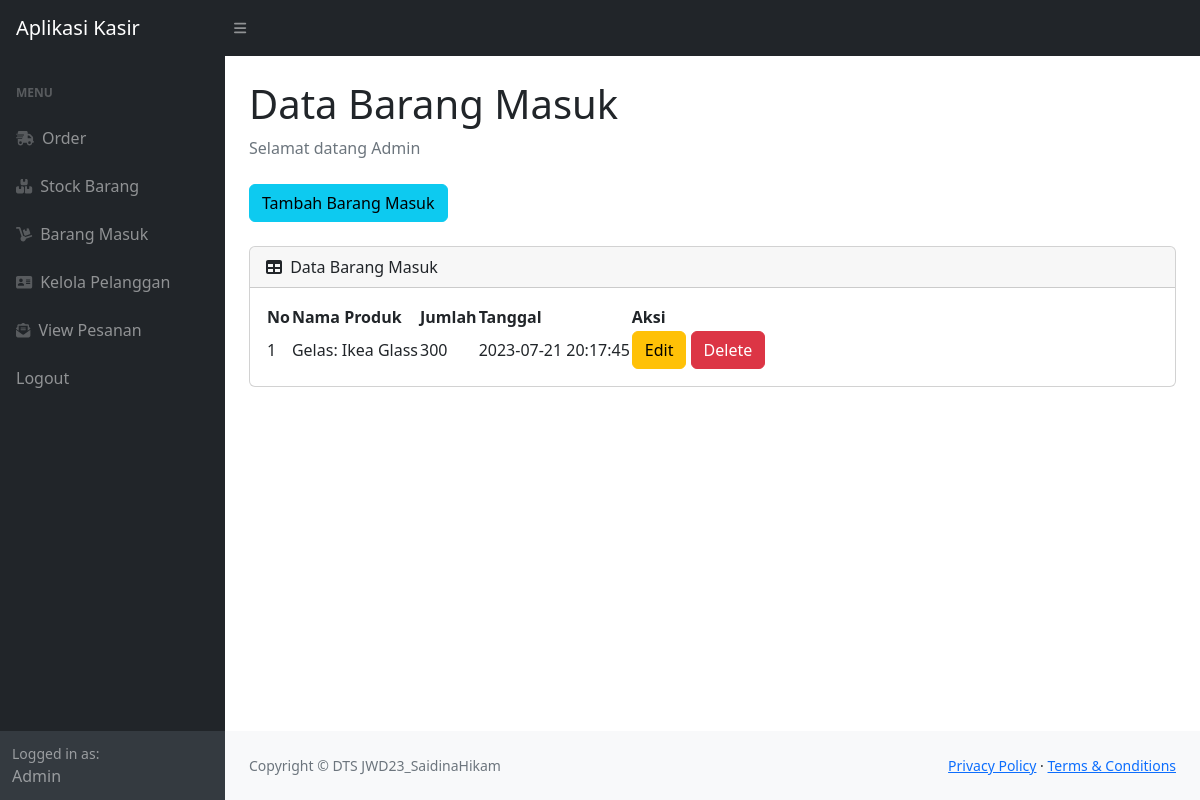
Page /masuk.php (signed in) on the committed database.
### tables this page shows
CREATE TABLE `masuk` (
  `idmasuk` int(11) NOT NULL,
  `idproduk` int(11) NOT NULL,
  `qty` int(11) NOT NULL,
  `tanggalmasuk` timestamp NOT NULL DEFAULT current_timestamp()
);

CREATE TABLE `produk` (
  `idproduk` int(11) NOT NULL,
  `namaproduk` varchar(20) NOT NULL,
  `deskripsi` varchar(30) NOT NULL,
  `harga` int(11) NOT NULL,
  `stock` int(11) NOT NULL
);

### masuk.php (the view, shortened to what this page needs)
<?php
require 'ceklogin.php';
?>
<!DOCTYPE html>
<html lang="en">
    <head>
        <link href="https://cdn.jsdelivr.net/npm/simple-datatables@7.1.2/dist/style.min.css" rel="stylesheet" />
        <link href="css/styles.css" rel="stylesheet" />
    </head>
    <body class="sb-nav-fixed">
        <nav class="sb-topnav navbar navbar-expand navbar-dark bg-dark">
            <a class="navbar-brand ps-3" href="index.php">Aplikasi Kasir</a>
            <button class="btn btn-link btn-sm order-1 order-lg-0 me-4 me-lg-0" id="sidebarToggle" href="#!"><i class="fas fa-bars"></i></button>
        </nav>
        <div id="layoutSidenav">
            <div id="layoutSidenav_nav">
                <nav class="sb-sidenav accordion sb-sidenav-dark" id="sidenavAccordion">
                    <div class="sb-sidenav-menu">
                        <div class="nav">
                            <div class="sb-sidenav-menu-heading">Menu</div>
                            <a class="nav-link" href="index.php">
                                <div class="sb-nav-link-icon"><i class="fas fa-shipping-fast"></i></div>
                                Order
                            </a>
                            <a class="nav-link" href="stock.php">
                                <div class="sb-nav-link-icon"><i class="fas fa-boxes"></i></div>
                                Stock Barang
                            </a>
                            <a class="nav-link" href="masuk.php">
                                <div class="sb-nav-link-icon"><i class="fas fa-dolly"></i></div>
                                Barang Masuk
                            </a>
                            <a class="nav-link" href="pelanggan.php">
                                <div class="sb-nav-link-icon"><i class="fas fa-address-card"></i></div>
                                Kelola Pelanggan
                            </a>
                            <a class="nav-link" href="view.php">
                                <div class="sb-nav-link-icon"><i class="fas fa-envelope-open-text"></i></div>
                                View Pesanan
                            </a>
                            <a class="nav-link" href="logout.php">
                                Logout
                            </a>
                        </div>
                    </div>
                    <div class="sb-sidenav-footer">
                        <div class="small">Logged in as:</div>
                        Admin
                    </div>
                </nav>
            </div>
            <div id="layoutSidenav_content">
                <main>
                    <div class="container-fluid px-4">
                        <h1 class="mt-4">Data Barang Masuk</h1>
                        <ol class="breadcrumb mb-4">
                            <li class="breadcrumb-item active">Selamat datang Admin</li>
                        </ol>
                        <button type="button" class="btn btn-info mb-4" data-bs-toggle="modal" data-bs-target="#myModal">
                            Tambah Barang Masuk
                        </button>
                        <div class="card mb-4">
                            <div class="card-header">
                                <i class="fas fa-table me-1"></i>
                                Data Barang Masuk
                            </div>
                            <div class="card-body">
                                <table id="datatablesSimple">
                                    <thead>
                                        <tr>
                                            <th>No</th>
                                            <th>Nama Produk</th>
                                            <th>Jumlah</th>
                                            <th>Tanggal</th>
                                            <th>Aksi</th>
                                        </tr>
                                    </thead>
                                    <tbody>
                                    <?php
                                    $get = mysqli_query($koneksi,"select * from masuk m, produk p where m.idproduk=p.idproduk");
                                    $i = 1;
                                    while($p=mysqli_fetch_array($get)){
                                    $namaproduk = $p['namaproduk'];
                                    $deskripsi = $p['deskripsi'];
                                    $qty = $p['qty'];
                                    $idmasuk = $p['idmasuk'];
                                    $tanggal = $p['tanggalmasuk'];
                                    ?>
                                        <tr>
                                            <td><?=$i++;?></td>
                                            <td><?=$namaproduk;?>: <?=$deskripsi;?></td>
                                            <td><?=$qty;?></td>
                                            <td><?=$tanggal;?></td>
                                            <td>
                                                <button type="button" class="btn btn-warning" data-bs-toggle="modal" data-bs-target="#edit<?=$idmasuk;?>">
                                                    Edit
                                                </button>
                                                <button type="button" class="btn btn-danger" data-bs-toggle="modal" data-bs-target="#delete<?=$idmasuk;?>">
                                                    Delete
                                                </button>
                                            </td>
                                        </tr>
                                    <?php
                                    };
                                    ?>
                                    </tbody>
                                </table>
                            </div>
                        </div>
                    </div>
                </main>
                <footer class="py-4 bg-light mt-auto">
                    <div class="container-fluid px-4">
                        <div class="d-flex align-items-center justify-content-between small">
                            <div class="text-muted">Copyright &copy; DTS JWD23_SaidinaHikam</div>
                            <div>
                                <a href="#">Privacy Policy</a>
                                &middot;
                                <a href="#">Terms &amp; Conditions</a>
                            </div>
                        </div>
                    </div>
                </footer>
            </div>
        </div>
    </body>
</html>

### rows in the picture
masuk: idproduk.namaproduk "Gelas", idproduk.deskripsi "Ikea Glass", qty "300", tanggalmasuk "2023-07-21 20:17:45"
